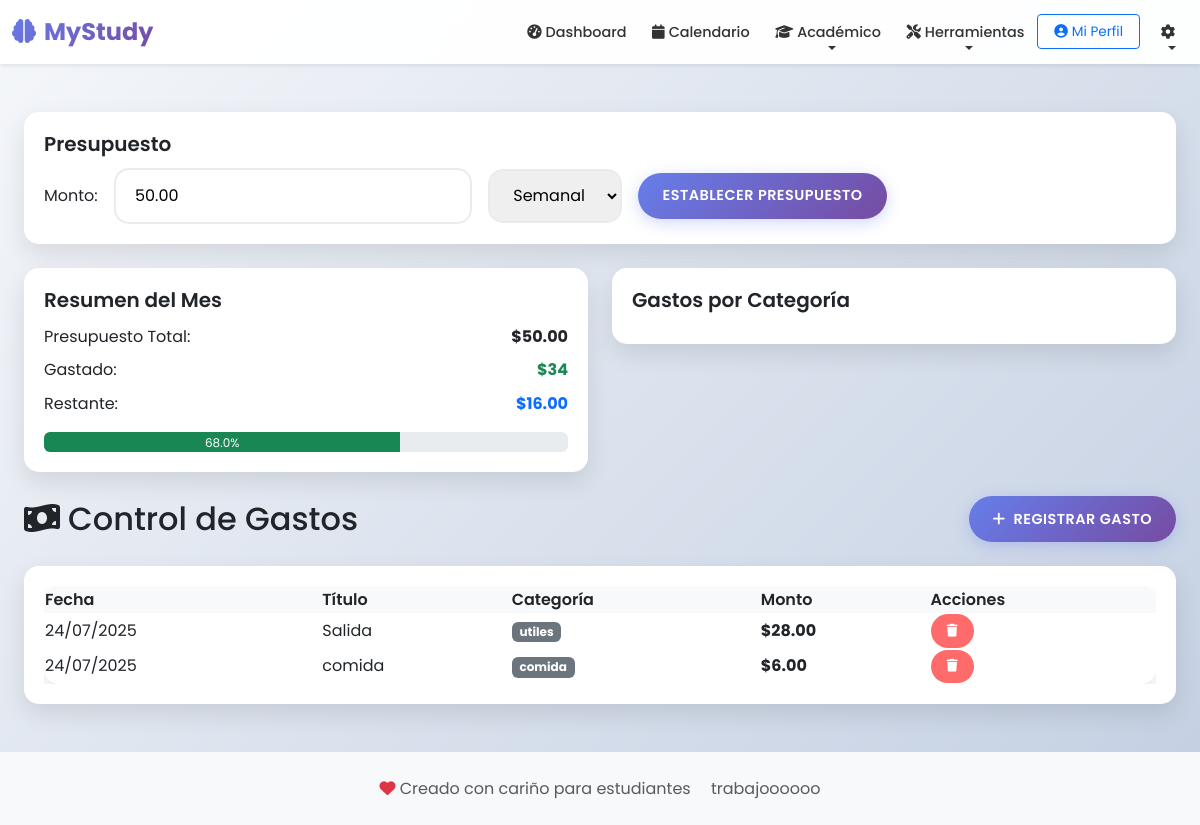
Screenshot of /gastos/ (signed in) with the database file from the repository.
### studyflow/models.py (models this page shows, shortened)
class Presupuesto(models.Model):
    usuario = models.ForeignKey(User, on_delete=models.CASCADE)
    monto = models.DecimalField(max_digits=10, decimal_places=2)
    periodo = models.CharField(max_length=10, choices=Gasto.PERIODO_CHOICES)
    fecha_inicio = models.DateField(auto_now_add=True)
    alerta_porcentaje = models.IntegerField(default=80)

class Gasto(models.Model):
    CATEGORIAS = [
        ('materiales', 'Materiales de Estudio'),
        ('libros', 'Libros'),
        ('tecnologia', 'Tecnología'),
        ('transporte', 'Transporte'),
    ]
    PERIODO_CHOICES = [
        ('mensual', 'Mensual'),
        ('semanal', 'Semanal'),
    ]
    usuario = models.ForeignKey(User, on_delete=models.CASCADE)
    titulo = models.CharField(max_length=200)
    monto = models.DecimalField(max_digits=10, decimal_places=2)
    categoria = models.CharField(max_length=50, choices=CATEGORIAS)
    fecha = models.DateField(default=timezone.now)
    descripcion = models.TextField(blank=True, null=True)
    created_at = models.DateTimeField(default=timezone.now)
    class Meta:
        ordering = ['-fecha']

### studyflow/views.py (the view)
# urls.py: path('gastos/', views.lista_gastos, name='lista_gastos'),
@login_required
def lista_gastos(request):
    gastos = Gasto.objects.filter(usuario=request.user)
    presupuesto = Presupuesto.objects.filter(usuario=request.user).first()
    mes_actual = timezone.now().month
    total_mes = gastos.filter(fecha__month=mes_actual).aggregate(
        total=Sum('monto'))['total'] or 0
    restante = 0
    porcentaje_usado = 0
    if presupuesto and presupuesto.monto > 0:
        restante = presupuesto.monto - total_mes
        porcentaje_usado = (total_mes / presupuesto.monto) * 100
    CATEGORIAS_CHOICES = [
        ('utiles', 'Útiles Escolares'),
        ('libros', 'Libros'),
        ('tecnologia', 'Tecnología'),
        ('transporte', 'Transporte'),
        ('comida', 'Comida'),
        ('otros', 'Otros')
    ]
    context = {
        'gastos': gastos,
        'total_mes': total_mes,
        'presupuesto': presupuesto,
        'porcentaje_usado': porcentaje_usado,
        'restante': restante,
        'categorias': CATEGORIAS_CHOICES,
    }
    return render(request, 'studyflow/gastos.html', context)

### studyflow/templates/studyflow/gastos.html (shortened to what this page needs)
{% extends 'base.html' %}
{% block content %}
<div class="container mt-4">
    <div class="tarjeta mb-4">
        <div class="tarjeta-body">
            <h5 class="tarjeta-title">Presupuesto</h5>
            <form method="POST" action="{% url 'establecer_presupuesto' %}">
                <div class="row g-3 align-items-center">
                    <div class="col-auto">
                        <label class="col-form-label">Monto:</label>
                    </div>
                    <div class="col-auto">
                        <input type="number" name="monto" class="campo-formulario"
                               value="{{ presupuesto.monto|default:'' }}" step="0.01" required>
                    </div>
                    <div class="col-auto">
                        <select name="periodo" class="selector-campo">
                            <option value="semanal" {% if presupuesto.periodo == 'semanal' %}selected{% endif %}>Semanal</option>
                        </select>
                    </div>
                    <div class="col-auto">
                        <button type="submit" class="boton boton-primario">Establecer Presupuesto</button>
                    </div>
                </div>
            </form>
        </div>
    </div>
    {% if presupuesto %}
    <div class="row mb-4">
        <div class="col-md-6">
            <div class="tarjeta">
                <div class="tarjeta-body">
                    <h5 class="tarjeta-title">Resumen del Mes</h5>
                    <div class="d-flex justify-content-between mb-2">
                        <span>Presupuesto Total:</span>
                        <span class="fw-bold">${{ presupuesto.monto }}</span>
                    </div>
                    <div class="d-flex justify-content-between mb-2">
                        <span>Gastado:</span>
                        <span class="fw-bold text-{% if porcentaje_usado > 80 %}danger{% else %}success{% endif %}">
                            ${{ total_mes }}
                        </span>
                    </div>
                    <div class="d-flex justify-content-between mb-2">
                        <span>Restante:</span>
                        <span class="fw-bold text-primary">${{ restante }}</span>
                    </div>
                    <div class="progress mt-3">
                        <div class="progress-bar {% if porcentaje_usado > 80 %}bg-danger{% else %}bg-success{% endif %}"
                             role="progressbar"
                             style="width: {{ porcentaje_usado }}%">
                            {{ porcentaje_usado|floatformat:1 }}%
                        </div>
                    </div>
                </div>
            </div>
        </div>
        <div class="col-md-6">
            <div class="tarjeta">
                <div class="tarjeta-body">
                    <h5 class="tarjeta-title">Gastos por Categoría</h5>
                </div>
            </div>
        </div>
    </div>
    {% endif %}
    <div class="row mb-4">
        <div class="col d-flex justify-content-between align-items-center">
            <h2 class="mb-0">
                <i class="fas fa-money-bill-wave me-2"></i>Control de Gastos
            </h2>
            <button class="boton boton-primario" data-bs-toggle="modal" data-bs-target="#nuevoGastoModal">
                <i class="fas fa-plus me-2"></i>Registrar Gasto
            </button>
        </div>
    </div>
    <div class="tarjeta">
        <div class="tarjeta-body">
            {% if gastos %}
                <div class="tabla-responsive">
                    <table class="tabla tabla-hover">
                        <thead>
                            <tr>
                                <th>Fecha</th>
                                <th>Título</th>
                                <th>Categoría</th>
                                <th>Monto</th>
                                <th>Acciones</th>
                            </tr>
                        </thead>
                        <tbody>
                            {% for gasto in gastos %}
                            <tr>
                                <td>{{ gasto.fecha|date:"d/m/Y" }}</td>
                                <td>
                                    {{ gasto.titulo }}
                                </td>
                                <td><span class="badge bg-secondary">{{ gasto.get_categoria_display }}</span></td>
                                <td class="fw-bold">${{ gasto.monto }}</td>
                                <td>
                                    <form method="POST" action="{% url 'eliminar_gasto' gasto.id %}" class="d-inline">
                                        <button type="submit" class="boton boton-peligro boton-sm"
                                                onclick="return confirm('¿Estás seguro de eliminar este gasto?')">
                                            <i class="fas fa-trash"></i>
                                        </button>
                                    </form>
                                </td>
                            </tr>
                            {% endfor %}
                        </tbody>
                    </table>
                </div>
            {% else %}
                <div class="alerta alerta-info">
                    <i class="fas fa-info-circle me-2"></i>No hay gastos registrados.
                </div>
            {% endif %}
        </div>
    </div>
</div>
{% endblock %}

### static/css/style.css (style rules this page uses)
:root { --primary-color: #667eea; --secondary-color: #764ba2; --accent-color: #f093fb; --success-color: #4ecdc4; --warning-color: #ffe066; --danger-color: #ff6b6b; --dark-color: #2c3e50; --light-color: #f8f9fa; --border-radius: 15px; --box-shadow: 0 10px 25px rgba(0,0,0,0.1); --gradient-primary: linear-gradient(135deg, #667eea 0%, #764ba2 100%); --gradient-accent: linear-gradient(135deg, #f093fb 0%, #f5576c 100%); }
* { box-sizing: border-box; }
body { font-family: 'Poppins', sans-serif; background: linear-gradient(135deg, #f5f7fa 0%, #c3cfe2 100%); min-height: 100vh; line-height: 1.6; margin: 0; }
.container { max-width: 1200px; }
.boton { border-radius: 50px; font-weight: 600; padding: 0.7rem 1.5rem; transition: all 0.3s ease; text-transform: uppercase; font-size: 0.9rem; letter-spacing: 0.5px; border: none; text-decoration: none; display: inline-block; cursor: pointer; }
.boton-sm { padding: 0.4rem 1rem; font-size: 0.8rem; }
.boton-primario { background: var(--gradient-primary); box-shadow: 0 4px 15px rgba(102, 126, 234, 0.3); color: white; }
.boton-peligro { background-color: var(--danger-color); color: white; }
.tarjeta { background-color: #fff; border-radius: var(--border-radius); border: none; box-shadow: var(--box-shadow); transition: all 0.3s ease; overflow: hidden; }
.tarjeta-body { padding: 1.25rem; }
.tarjeta-title { margin-bottom: 0.75rem; font-weight: 600; }
.campo-formulario { border-radius: 15px; border: 2px solid #e9ecef; padding: 0.8rem 1.2rem; font-size: 1rem; transition: all 0.3s ease; }
.selector-campo { border-radius: 15px; border: 2px solid #e9ecef; padding: 0.8rem 1.2rem; font-size: 1rem; transition: all 0.3s ease; }
.tabla { border-collapse: collapse; width: 100%; background-color: #fff; border-radius: var(--border-radius); box-shadow: var(--box-shadow); overflow: hidden; }
.tabla td { white-space: normal; word-break: break-word; }
.tabla th { background-color: var(--light-color); font-weight: 600; }
.tabla-responsive { overflow-x: auto; white-space: normal; }

### templates/base.html (style rules this page uses)
.progress { height: 20px; }
.progress-bar { transition: width .6s ease; }

### rows the page displays
Presupuesto: monto "50.00", periodo "Semanal"
Gasto: fecha "24/07/2025", titulo "Salida", categoria "utiles", monto "28.00"
Gasto: fecha "24/07/2025", titulo "comida", categoria "comida", monto "6.00"

### other values shown
{{ total_mes }} "34"
{{ restante }} "16.00"
{{ porcentaje_usado|floatformat:1 }} "68.0"
